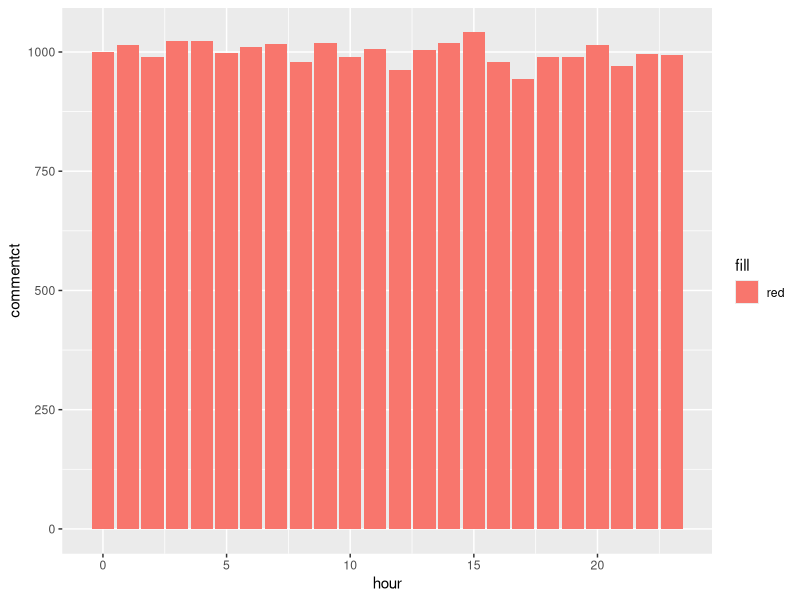
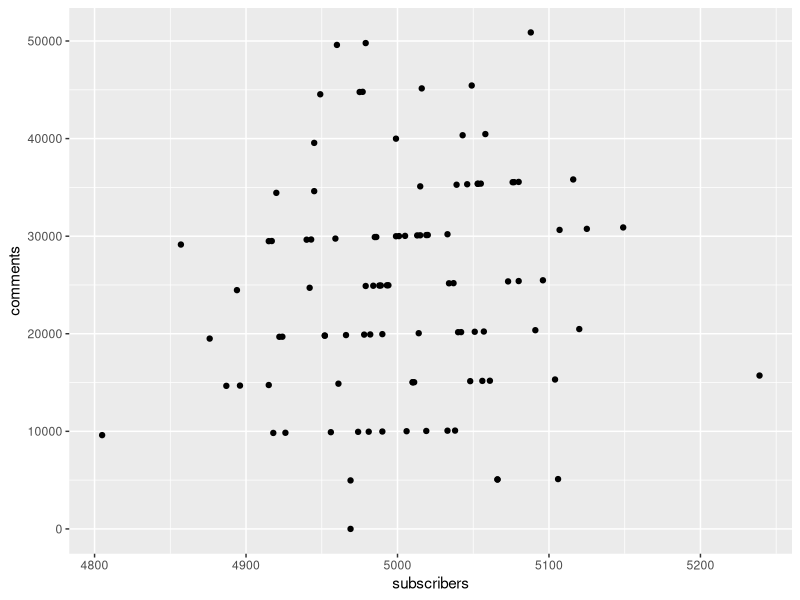

R code for these plots, in order:
## ---- chunk 1
knitr::opts_chunk$set(echo = TRUE)
## ---- chunk 2
library(ggplot2)
hour <- 0:23
commentct <- rpois(24,1000)
commentdf <- data.frame(hour,commentct)

ggplot(commentdf)+
  aes(x=hour,y=commentct,fill="red")+
  geom_col()+
  theme()
## ---- chunk 3
subreddit_id <- 1:100
subscribers <- rpois(100,5000)
comments <- subscribers*rpois(100,5)
subreddit_metrics <- data.frame(subreddit_id,subscribers,comments)

ggplot(subreddit_metrics)+
  aes(x=subscribers,y=comments)+
  geom_point()

